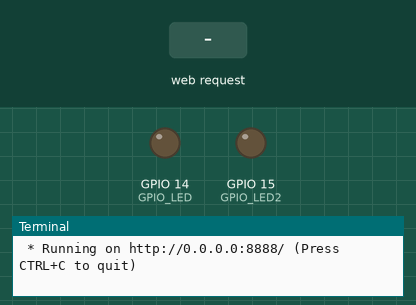
Recording of a program running on a simulated Raspberry Pi (BCM pin numbers). Parts: output pins drawn as LEDs (lit = HIGH), the last lines printed to the terminal. Dashed ring = blinking. The inputs (shaded band) are chosen by the test bench. Sending an e-mail succeeds after 1 s.

Above: at 1.2 s.
1.3 s: HTTP request for /sendmail received with the fields email=1, pw=1, receiver=1
At 3.2 s:
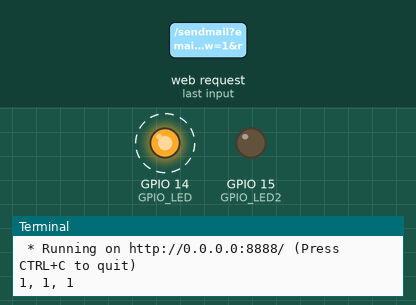
Timing chart, 0 to 10.3 s (numbered marks = the images above; inputs shaded):
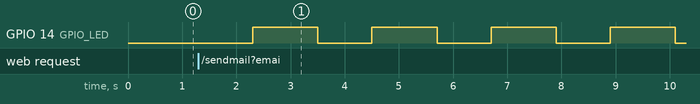

The program:

sendbigmail.py
```python
#coding: utf-8

import RPi.GPIO as GPIO
import time
import smtplib

from email.mime.text import MIMEText
from threading import Thread
from flask import Flask, request, render_template


#GPIO Mode (BOARD / BCM)
GPIO.setmode(GPIO.BCM)

#GPIO disable warnning!
GPIO.setwarnings(False)

#set GPIO Pins
#GPIO_TRIGGER = 18
#GPIO_ECHO = 24
GPIO_LED = 14
GPIO_LED2 = 15


#set GPIO direction (IN / OUT)
#GPIO.setup(GPIO_TRIGGER, GPIO.OUT)
#GPIO.setup(GPIO_ECHO, GPIO.IN)
GPIO.setup(GPIO_LED, GPIO.OUT, initial=GPIO.LOW)
GPIO.setup(GPIO_LED2, GPIO.OUT, initial=GPIO.LOW)


def shutdownServer():
	func = request.environ.get("werkzeug.server.shutdown")
	if func is None:
		raise RuntimeError("Not running with the Werkzeug Server")
	func()

def turnOnLED(target):
    GPIO.output(target, GPIO.HIGH)

def turnOffLED(target):
    GPIO.output(target, GPIO.LOW)

def controlLED(target):
	turnOnLED(target)
	time.sleep(1.2)
	turnOffLED(target)

#Send Mail function
def sendMail(givenmail, subject, content, email, pw):


	#set SMTP
	smtp = smtplib.SMTP('smtp.gmail.com', 587)
	smtp.ehlo()
	smtp.starttls()

	#login
	smtp.login(email, pw)

	#append subject and content
	msg = MIMEText(content)
	msg['Subject'] = subject

	#receiver
	msg['To'] = givenmail
	smtp.sendmail(email, givenmail, msg.as_string())
	smtp.quit()

	#when complete, notify LED!
	controlLED(GPIO_LED)

#thread start function
def sendMailStart(receiver, subject, content, email, pw):
	result = "success"
	for x in xrange(1, 10):
		try:
			sendMail(str(receiver), str(x) + "번째" + str(subject), str(content), email, pw)
			print str(x) + "번째 메일 전송!"
		except Exception:
			result = "fail"

	return result

#make instance
app = Flask(__name__)

#main page
@app.route("/")
def main():
	return render_template("main.html")

#sendmail restful api
@app.route("/sendmail", methods=["POST"])
def sendmail():
	email = request.form['email']
	pw = request.form['pw']
	receiver = request.form['receiver']

	print email + ", " + pw + ", " + receiver

	'''
	th = Thread(target = sendMailStart, args=(receiver, "제목", "내용", email, pw))
	th.start()
	'''
	return sendMailStart(receiver, "제목", "내용", email, pw)

#shutdown restful api
@app.route("/shutdown")
def shutdown():
	shutdownServer()
	return "서버를 종료했습니다."

#start server!
if __name__ == "__main__":
	app.run(debug = True, host = "0.0.0.0", port = 8888)
```

Measured:
- after the input at 1.3 s, GPIO 14 (GPIO_LED): alternates HIGH for 1.2 s and LOW for 1.0 s, starting after 1.0 s
